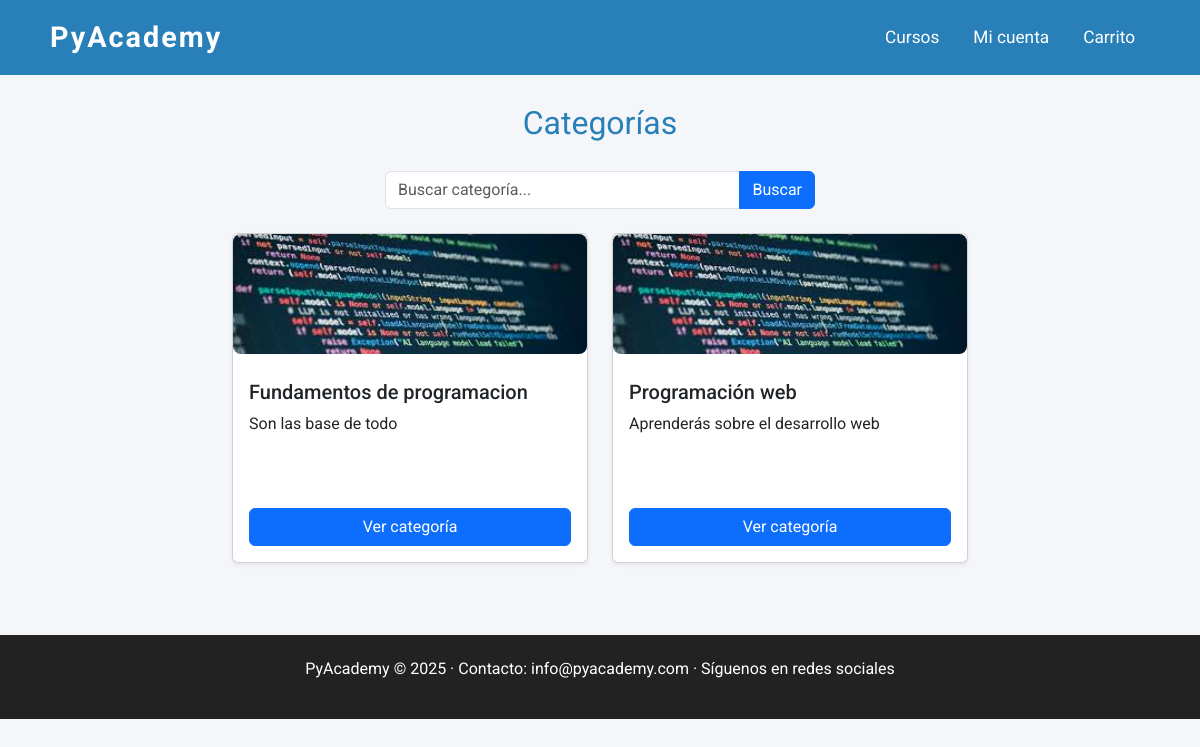
Page /categorias/ on the committed database.
### app/models.py (models this page shows)
class Category(models.Model):
    id = models.UUIDField(primary_key=True, default=uuid.uuid4, editable=False)
    name = models.CharField(max_length=150)
    description = models.CharField(max_length=300)
    slug = models.SlugField(unique=True)
    img = models.ImageField(upload_to='portadas/', null=True, blank=True)

### app/views.py (the view)
# urls.py: path('categorias/', CategoryListView.as_view(), name='categories'),
class CategoryListView(View):
    template_name = 'pages/categories.html'
    def get(self, request):
        search_query = request.GET.get('q', '')  #
        if search_query:
            categories = Category.objects.filter(
                name__icontains=search_query
            ) | Category.objects.filter(
                description__icontains=search_query
            )
        else:
            categories = Category.objects.all()
        context = {
            'categories': categories,
            'title': 'Todas las Categorías',
            'search_query': search_query
        }
        return render(request, self.template_name, context)

### app/templates/pages/categories.html (shortened to what this page needs)
{% load i18n %}
{% load static %}
<!DOCTYPE html>
<html lang="es">
<head>
    <link href="https://cdn.jsdelivr.net/npm/bootstrap@5.3.3/dist/css/bootstrap.min.css" rel="stylesheet">
</head>
<body>
    <header>
        <nav>
            <a href="{% url 'home' %}" class="logo" style="text-decoration:none; color:inherit;">PyAcademy</a>
            <div class="nav-links">
                <a href="{% url 'cursos' %}">{% trans "Cursos" %}</a>
                <a href="{% url 'profile' %}">{% trans "Mi cuenta" %}</a>
                <a href="{% url 'cart' %}">{% trans "Carrito" %}</a>
            </div>
        </nav>
    </header>
    <main class="container py-4">
        <div class="categories-title">{% trans "Categorías" %}</div>
        <form class="search-bar input-group mb-4" method="get">
            <input type="text" name="q" class="form-control" placeholder="{% trans 'Buscar categoría...' %}" value="{{ search_query }}">
            <button type="submit" class="btn btn-primary">{% trans "Buscar" %}</button>
        </form>
        <div class="row g-4 justify-content-center">
            {% for category in categories %}
                <div class="col-md-4 col-sm-6">
                    <div class="card h-100 shadow-sm">
                        {% if category.img %}
                            <img src="{{ category.img.url }}" class="category-img card-img-top" alt="{% trans 'Imagen de' %} {{ category.name }}">
                        {% else %}
                            <img src="{% static 'img/default-category.png' %}" class="category-img card-img-top" alt="{% trans 'Sin imagen' %}">
                        {% endif %}
                        <div class="card-body d-flex flex-column">
                            <h5 class="card-title">{{ category.name }}</h5>
                            <p class="card-text">{{ category.description|truncatewords:15 }}</p>
                            <a href="{% url 'category_detail' category.slug %}" class="btn btn-primary mt-auto">{% trans "Ver categoría" %}</a>
                        </div>
                    </div>
                </div>
            {% empty %}
                <p>{% trans "No hay categorías disponibles" %}</p>
            {% endfor %}
        </div>
    </main>
    <footer class="footer">
        <p>{% trans "PyAcademy © 2025 · Contacto: info@pyacademy.com · Síguenos en redes sociales" %}</p>
    </footer>
</body>
</html>

### app/templates/pages/categories.html (style rules this page uses)
body { font-family: 'Roboto', Arial, sans-serif; background: #f5f6fa; color: #222; margin: 0; }
header { background: #2980b9; color: #fff; padding: 16px 0; }
nav { display: flex; justify-content: space-between; align-items: center; max-width: 1100px; margin: 0 auto; }
.logo { font-size: 1.8em; font-weight: 700; letter-spacing: 2px; }
.nav-links a { color: #fff; text-decoration: none; margin: 0 15px; font-size: 1.08em; }
.categories-title { font-size: 2em; color: #2980b9; margin-bottom: 24px; text-align: center; }
.footer { background: #222; color: #fff; padding: 22px 0; text-align: center; margin-top: 48px; }
.search-bar { max-width: 430px; margin: 0 auto 32px; }
.category-img { object-fit: cover; height: 120px; width: 100%; border-radius: 8px; margin-bottom: 10px; background: #eee; }
.card { min-height: 330px; }

### rows in the picture
Category: img (picture), name "Fundamentos de programacion", description "Son las base de todo"
Category: img (picture), name "Programación web", description "Aprenderás sobre el desarrollo web"
